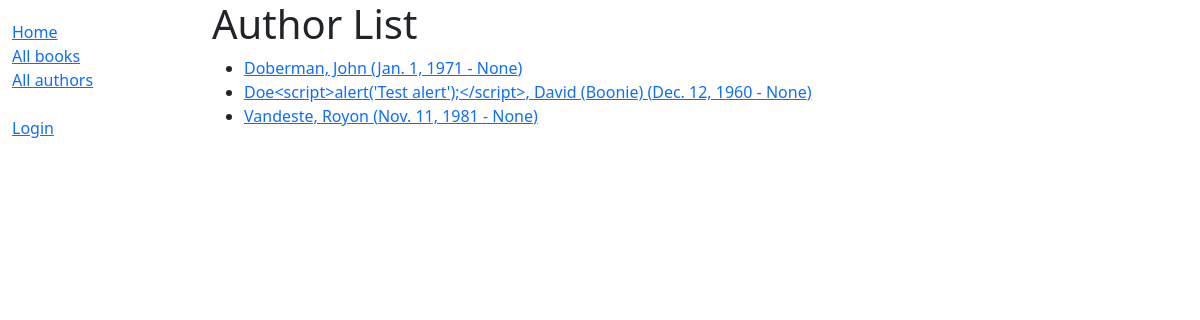
The app's page /catalog/authors/, older data.
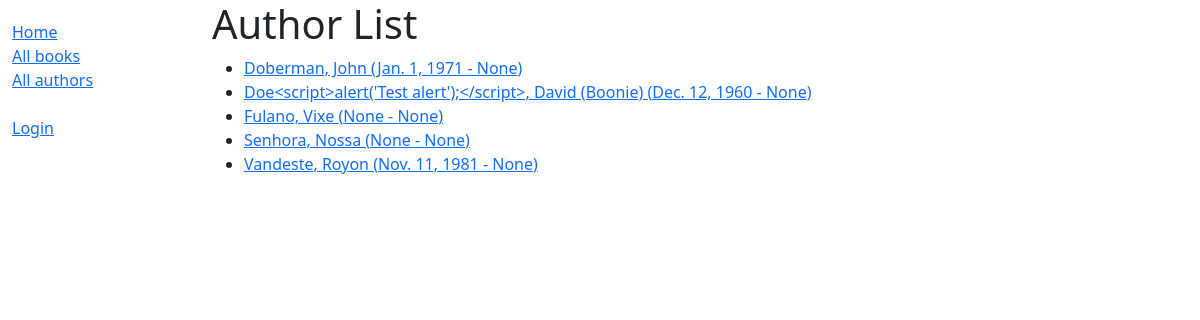
The same page, newer data.
### catalog/models.py (models this page shows)
class Author(models.Model):
    first_name = models.CharField(max_length=100)
    last_name = models.CharField(max_length=100)
    date_of_birth = models.DateField(null=True, blank=True)
    date_of_death = models.DateField('died', null=True, blank=True)
    class Meta:
        ordering = ['last_name', 'first_name']
    def get_absolute_url(self):
        return reverse('author-detail', args=[str(self.id)])
    def __str__(self):
        return f'{self.last_name}, {self.first_name}'

### catalog/views.py (the view)
# urls.py: path('authors/', views.AuthorListView.as_view(), name='authors'),
class AuthorListView(ListView):
    model = Author
    paginate_by = 10

### catalog/templates/catalog/author_list.html
{% extends 'base_generic.html' %} {% block content %}
<h1>Author List</h1>
{% if author_list %}
<ul>
  {% for author in author_list %}
  <li>
    <a href="{{ author.get_absolute_url }}"
      >{{ author }} ({{ author.date_of_birth }} - {{ author.date_of_death }})
    </a>
  </li>
  {% endfor %}
</ul>
{% else %}
<p>There are no authors in the library.</p>
{% endif %} {% endblock %}

### catalog/templates/base_generic.html (shortened to what this page needs)
<!DOCTYPE html>
<html lang="en">
  <head>
    <link
      href="https://cdn.jsdelivr.net/npm/bootstrap@5.1.3/dist/css/bootstrap.min.css"
      rel="stylesheet"
    />
    {% load static %}
    <link rel="stylesheet" href="{% static 'css/styles.css' %}" />
  </head>
  <body>
    <div class="container-fluid">
      <div class="row">
        <div class="col-sm-2">
          {% block sidebar %}
          <ul class="sidebar-nav">
            <li><a href="{% url 'index' %}">Home</a></li>
            <li><a href="{% url 'books' %}">All books</a></li>
            <li><a href="{% url 'authors' %}">All authors</a></li>
            <br>
            {% if user.is_authenticated %}
              <li>User: {{ user.get_username }}</li>
              <li><a href="{% url 'my-borrowed' %}">My Borrowed</a></li>
              <li><a href="{% url 'logout'%}?next={{request.path}}">Logout</a></li>
            {% else %}
              <li><a href="{% url 'login'%}?next={{request.path}}">Login</a></li>
            {% endif %}
          </ul>
          {% endblock %}
        </div>
        <div class="col-sm-10">
          {% block content %}{% endblock %}
        </div>
      </div>
    </div>
  </body>
</html>

### catalog/static/css/styles.css (style rules this page uses)
.sidebar-nav { margin-top: 20px; padding: 0; list-style: none; }

Row changes from the older to the newer data that the page shows:
added Author: last_name+first_name "Fulano, Vixe", date_of_birth "None", date_of_death "None"
added Author: last_name+first_name "Senhora, Nossa", date_of_birth "None", date_of_death "None"
